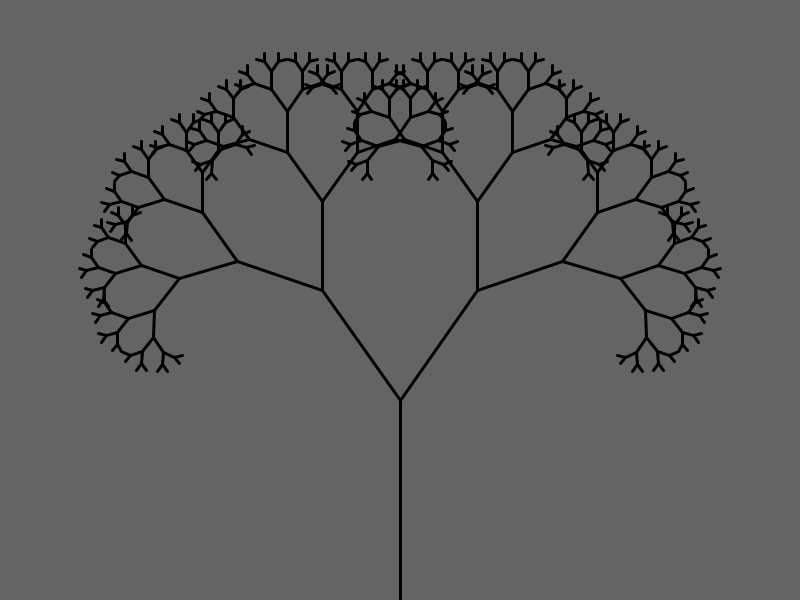
Frame 1 (no input)
Frame 60 (the mouse pressed at the canvas centre just before this capture): identical to frame 1, image omitted
Frame 120 (the mouse held since frame 60 and released just before this capture): identical to frame 1, image omitted

The Processing sketch that drew this single still picture (run headless with seeded random() and noise(); from frame 60 on, the mouse is pressed at the canvas centre):

// Processing sketch: tree
// ── tree.pde

void setup() {
  size(800, 600);
  
  
}


void draw() {
  background(100);
  translate(width/2, height);
  strokeWeight(3);
  tree(200);


}

float angle = 120;

void tree(float len) {
  pushMatrix();
  line(0, 0, 0, -len);
  translate(0, -len);
  if(len > 10) {
   rotate(angle);
   tree(len * 0.67);
   rotate(2 * -angle);
   tree(len * 0.67);
    
  }
  popMatrix();
  
}
